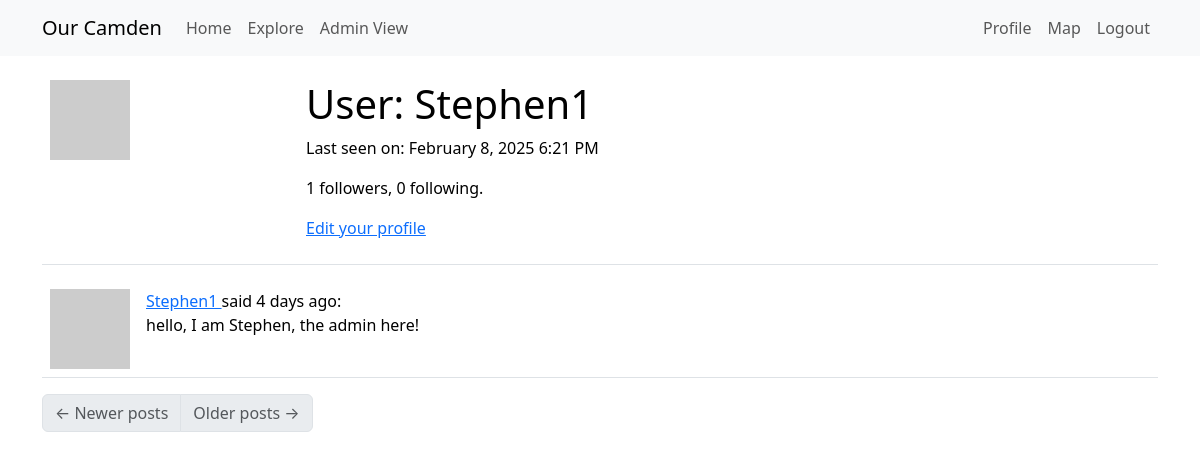
Before: /user/Stephen1 (signed in) with the older database file.
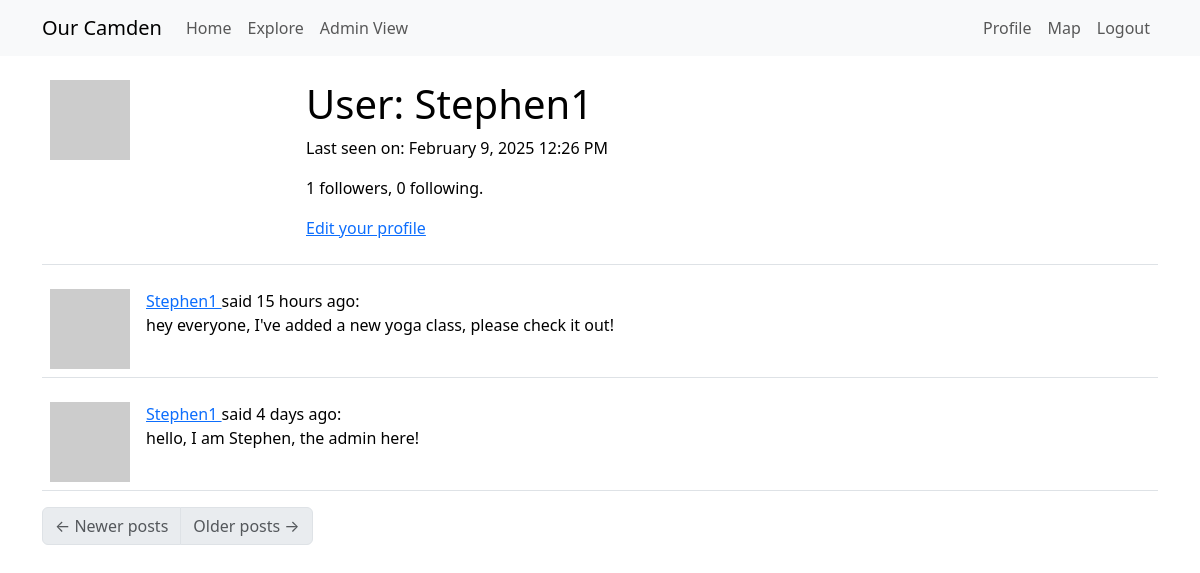
After: the same page with the newer database file.
### app/models.py (models this page shows, shortened)
class User(UserMixin, db.Model):
    __tablename__ = "User"
    __searchable__ = ['username', 'email']
    id: so.Mapped[int] = so.mapped_column(primary_key=True) # so.Mapped gives a python data type to the attr, so.mapped_column creates the actual column
    access_level: so.Mapped[int] = so.mapped_column(
        default=0,  # Default to 0 (logged-in User)
        nullable=False
    )
    username: so.Mapped[str] = so.mapped_column(sa.String(64), index=True,
                                                unique=True)
    email: so.Mapped[str] = so.mapped_column(sa.String(120), index=True,
                                             unique=True)
    password_hash: so.Mapped[Optional[str]] = so.mapped_column(sa.String(256)) #attr can be defined as Optional
    about_me: so.Mapped[Optional[str]] = so.mapped_column(sa.String(140))
    last_seen: so.Mapped[Optional[datetime]] = so.mapped_column(
        default=lambda: datetime.now(timezone.utc))
    posts: so.WriteOnlyMapped['Post'] = so.relationship(
        back_populates='author',
        passive_deletes=True) #back_populates links Posts.author to User.posts
    following: so.WriteOnlyMapped['User'] = so.relationship(
        secondary=followers, primaryjoin=(followers.c.follower_id == id), # establish link between User and Follower tables, where the id matches (all the Users this current User follows)
        secondaryjoin=(followers.c.followed_id == id), #links followers back to Users. identifies all Users who are followed by the current User
        back_populates='followers',
        passive_deletes=True) #links User.following to Follower.followers (who the User is following)
    followers: so.WriteOnlyMapped['User'] = so.relationship(
        secondary=followers, primaryjoin=(followers.c.followed_id == id),
        secondaryjoin=(followers.c.follower_id == id),
        back_populates='following',
        passive_deletes=True) #same but for who the User is being followed by
    Markers: so.Mapped["Marker"] = so.relationship(
        "Marker",
        back_populates="creator",  # Links to the `Marker.creator` relationship
    )
    def avatar(self, size):
        digest = md5(self.email.lower().encode('utf-8')).hexdigest()
        return f'https://www.gravatar.com/avatar/{digest}?d=identicon&s={size}' #provides an automatic avatar
    def followers_count(self):
        query = sa.select(sa.func.count()).select_from(
            self.followers.select().subquery())
        return db.session.scalar(query)
    def following_count(self):
        query = sa.select(sa.func.count()).select_from(
            self.following.select().subquery())
        return db.session.scalar(query)

class Post(db.Model):
    __searchable__ = ['body']  # Fields to index
    id: so.Mapped[int] = so.mapped_column(primary_key=True)
    body: so.Mapped[str] = so.mapped_column(sa.String(140))
    timestamp: so.Mapped[datetime] = so.mapped_column(
        index=True, default=lambda: datetime.now(timezone.utc))
    user_id: so.Mapped[int] = so.mapped_column(sa.ForeignKey(User.id, ondelete='CASCADE'),
                                               index=True)
    author: so.Mapped[User] = so.relationship(back_populates='posts')

### app/routes.py (the view)
@app.route('/user/<username>')
@login_required
def user(username):
    user = db.first_or_404(sa.select(User).where(User.username == username)) #get the matching user otherwise return a 404 invalid page error
    page = request.args.get('page', 1, type=int)
    query = user.posts.select().order_by(Post.timestamp.desc())
    posts = db.paginate(query, page=page,
                        per_page=app.config['POSTS_PER_PAGE'],
                        error_out=False) # collect + paginate all the current user’s posts in descending time order
    next_url = url_for('user', username=user.username, page=posts.next_num) \
        if posts.has_next else None
    prev_url = url_for('user', username=user.username, page=posts.prev_num) \
        if posts.has_prev else None
    form = EmptyForm() # provide a submit button to follow/unfollow users
    return render_template('user.html', user=user, posts=posts.items,
                           next_url=next_url, prev_url=prev_url, form=form)

### app/models.py (called while the page is built)
@login.user_loader
def load_User(id):
    return db.session.get(User, int(id))

### app/routes.py (called while the page is built)
@app.before_request
def before_request(): # if user is logged in, record the time they log in
    if current_user.is_authenticated:
        current_user.last_seen = datetime.now(timezone.utc)
        db.session.commit()

### app/templates/user.html (shortened to what this page needs)
{% extends "base.html" %}
{% block content %}
    <table class="table table-hover">
        <tr>
            <td width="256px"><img src="{{ user.avatar(256) }}"></td>
            <td>
                <h1>User: {{ user.username }}</h1>
                {% if user.last_seen %}
                <p>Last seen on: {{ moment(user.last_seen).format('LLL') }}</p>
                {% endif %}
                <p>{{ user.followers_count() }} followers, {{ user.following_count() }} following.</p>
                {% if user == current_user %}
                <p><a href="{{ url_for('edit_profile') }}">Edit your profile</a></p>
                {% endif %}
            </td>
        </tr>
    </table>
    {% for post in posts %}
        {% include '_post.html' %}
    {% endfor %}
    <nav aria-label="Post navigation">
        <ul class="pagination">
            <li class="page-item{% if not prev_url %} disabled{% endif %}">
                <a class="page-link" href="{{ prev_url }}">
                    <span aria-hidden="true">&larr;</span> Newer posts
                </a>
            </li>
            <li class="page-item{% if not next_url %} disabled{% endif %}">
                <a class="page-link" href="{{ next_url }}">
                    Older posts <span aria-hidden="true">&rarr;</span>
                </a>
            </li>
        </ul>
    </nav>
{% endblock %}

### app/templates/base.html (shortened to what this page needs)
<!doctype html>
<html lang="en">
  <head>
    <link rel="stylesheet" href="https://unpkg.com/leaflet@1.9.4/dist/leaflet.css"
/>
    <link
        href="https://cdn.jsdelivr.net/npm/bootstrap@5.3.2/dist/css/bootstrap.min.css"
        rel="stylesheet"
>
    <link rel="stylesheet" href="https://unpkg.com/leaflet.markercluster@1.4.1/dist/MarkerCluster.css" />
    <link rel="stylesheet" href="https://unpkg.com/leaflet.markercluster@1.4.1/dist/MarkerCluster.Default.css" />
  </head>
  <body>
    <nav class="navbar navbar-expand-lg bg-body-tertiary">
      <div class="container">
        <a class="navbar-brand" href="{{ url_for('index') }}">Our Camden</a>
        <div class="collapse navbar-collapse" id="navbarSupportedContent">
          <ul class="navbar-nav me-auto mb-2 mb-lg-0">
            <li class="nav-item">
              <a class="nav-link" aria-current="page" href="{{ url_for('index') }}">Home</a>
            </li>
            <li class="nav-item">
              <a class="nav-link" aria-current="page" href="{{ url_for('explore') }}">Explore</a>
            </li>
            {% if current_user.access_level==1 %}
            <li class="nav-item">
              <a class="nav-link" aria-disabled="false" href="{{ url_for('admin_view') }}">Admin View</a>
            </li>
            {% else %}
            <li class="nav-item">
              <a class="nav-link disabled" aria-disabled="true">Admin View</a>
            </li>
            {% endif %}
          </ul>
          <ul class="navbar-nav mb-2 mb-lg-0">
            {% if current_user.is_anonymous %}
            <li class="nav-item">
              <a class="nav-link" aria-current="page" href="{{ url_for('login') }}">Login</a>
            </li>
            {% else %}
            <li class="nav-item">
              <a class="nav-link" aria-current="page" href="{{ url_for('user', username=current_user.username) }}">Profile</a>
            </li>
            <li class="nav-item">
              <a class="nav-link" aria-current="page" href="{{ url_for('map') }}">Map</a>
            </li>
            <li class="nav-item">
              <a class="nav-link" aria-current="page" href="{{ url_for('logout') }}">Logout</a>
            </li>
            {% endif %}
          </ul>
        </div>
      </div>
    </nav>
    <div class="container mt-3">
      {% block content %}{% endblock %}
    </div>
  </body>
</html>

### app/templates/_post.html
<table class="table table-hover">
    <tr>
        <td width="70px">
            <a href="{{ url_for('user', username=post.author.username) }}">
                <img src="{{ post.author.avatar(70) }}" />
            </a>
        </td>
        <td>
            <a href="{{ url_for('user', username=post.author.username) }}">
                {{ post.author.username }}
            </a>
            said {{ moment(post.timestamp).fromNow() }}:
            <br>
            {{ post.body }}
        </td>
    </tr>
</table>

Changed rows visible on the page:
changed User "Stephen1": last_seen "February 8, 2025 6:21 PM" → "February 9, 2025 12:26 PM"
added Post: author.username "Stephen1", timestamp "15 hours ago", body "hey everyone, I've added a new yoga class, please check it out!"
